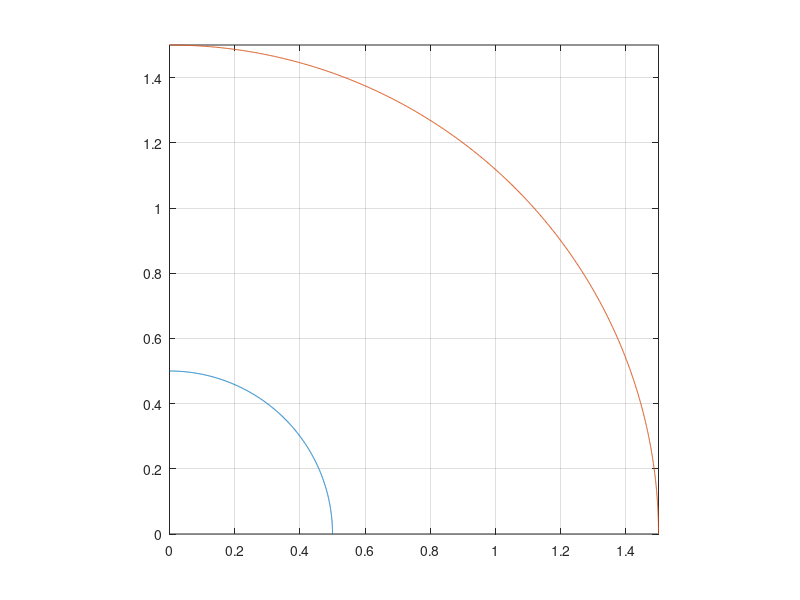

Write the MATLAB code that produced this figure. (Note: this script raises an error after producing the figure.)

thet_deg = 0:0.1:90;
x1 = 0.5*cosd(thet_deg);
y1 = 0.5*sind(thet_deg);
x2 = 1.5*cosd(thet_deg);
y2 = 1.5*sind(thet_deg);

figure;
plot(x1,y1); hold on
plot(x2,y2);
grid on
axis equal
axis([0 1.5 0 1.5])


% read the XL file
hello_tab = readtable('hello.xlsx', 'Sheet','FINAL');
plot(hello_tab.X, hello_tab.Y,'-r')